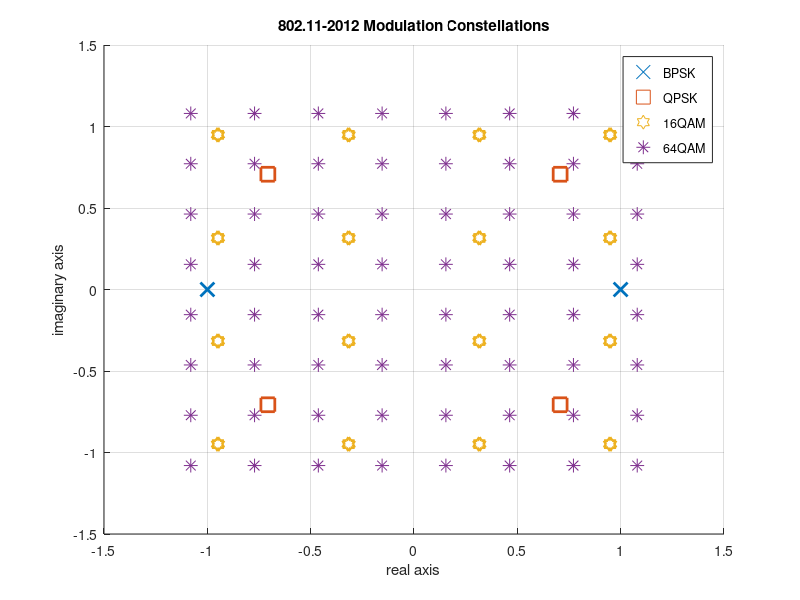

Recreate this plot in MATLAB.

bpsk = [1 -1];

qpsk = ([-1 1] + 1j*[1;-1])/sqrt(2);
qpsk = qpsk(:);

qam16 = ((-3:2:3)+1j*(3:-2:-3).')/sqrt(10);
qam16 = qam16(:);

qam64 = ((-7:2:7)+1j*(7:-2:-7).')/sqrt(42);
qam64 = qam64(:);

qam256 = ((-15:2:15)+1j*(15:-2:-15).')/sqrt(170);
qam256 = qam256(:);
%%
figure
scatter(bpsk,[0 0],100,'x','LineWidth',2)
hold on
scatter(real(qpsk),imag(qpsk),100,'s','LineWidth',2)
scatter(real(qam16),imag(qam16),100,'h','LineWidth',2)
scatter(real(qam64),imag(qam64),100,'*')
%scatter(real(qam256),imag(qam256),'b')
legend('BPSK','QPSK','16QAM','64QAM')
grid on
xlabel('real axis');ylabel('imaginary axis')
title('802.11-2012 Modulation Constellations')